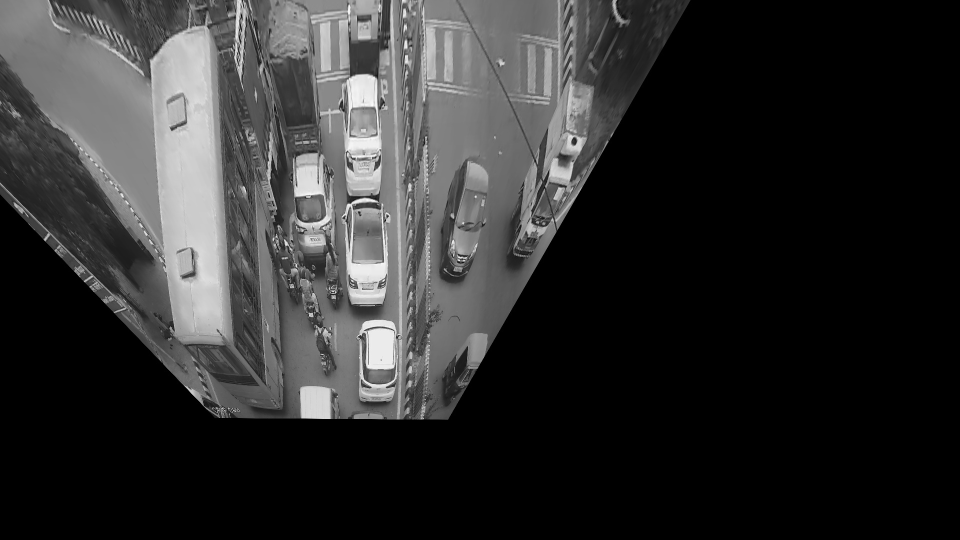
//> input picture Projected Frame.jpeg, 1920 x 1080 px (shown at 1/2 size)
$ ./subtask1 'Projected Frame.jpeg'   (built with g++ and OpenCV 4)
//> lines starting //> are read from the running program, lines starting //| are printed output that depends on the picture
#include <opencv2/opencv.hpp>
#include <iostream>
#include <stdexcept>

using namespace std;
using namespace cv;
// Comparator Function for sorting of Source points( As Clicked By User)
bool comp(pair<int,int> x,pair<int,int> y)
{
    if(x.second<y.second)
        return true;
    if(x.second == y.second)
    {
        return x.first<y.first;
    }
    return false;
}

// Global Vectors for storing points
vector<Point2f> source_pts,destination_pts;
vector<pair<int,int>> source_pts_temp,destination_pts_temp;

// Global Variable for storing number of times left mouse button is clicked on the displayed image
int number_of_mouse_clicks = 0;

// Processing Clicked Points
void CLICKDETECTION(int event, int x, int y, int flags, void* userdata)
{
    if( event == EVENT_LBUTTONDOWN and number_of_mouse_clicks < 4 )
    {
        source_pts_temp.push_back(make_pair(x,y));
        number_of_mouse_clicks++;
        if(number_of_mouse_clicks == 4)
        {
            destroyWindow("Original Frame");
        }
    }

}

// AutoScaling Destinantion Points according to size of image
/*
    We used Riju Ma'am destination point coordinates. But if original image has small size then there could be a issue of
    going out of boundary. So to accomodate that we scaled the destination points using the normal image size as 1920x1080.
*/
void AutoScaling (int a , int b) {
    for (int i = 0; i<4 ; i++){
        destination_pts_temp[i].first = destination_pts_temp[i].first*a/1920;
        destination_pts_temp[i].second = destination_pts_temp[i].second*b/1080;
        int x = destination_pts_temp[i].first;
        int y = destination_pts_temp[i].second;
        destination_pts.push_back(Point2f(x,y));
    }
}


int main(int argc, char** argv)
{

     if(argc < 2)
     {
        cout<<"Please specify a File name in the format : ./subtask1 $(filename) or"<<endl;
        cout<<"To Compile and Execute Type Command : make -B subtask1 file=$(filename)\nTo Compile Type Command : make -B subtask1_compile"<<endl;
        throw std::invalid_argument( "Wrong Command Line Argument");
          return -1;
     }

     if(argc > 2)
     {
        cout<<"Too Many Arguments. Enter a single Filename"<<endl;
        cout<<"To Execute Type Command : ./subtask1 $(filename) or"<<endl;
        cout<<"To Compile and Execute Type Command : make -B subtask1 file=$(filename)\nTo Compile Type Command : make -B subtask1_compile"<<endl;
        throw std::invalid_argument( "Wrong Command Line Argument");
        return -1;
     }

    // Reading Image
     Mat img = imread(argv[1], IMREAD_GRAYSCALE);
//> img is the input picture: 1080 rows x 1920 cols, CV_8UC1; min 0, max 255, mean 47.5

    // Error Reading Image
    if ( !img.data )
    {
        throw std::invalid_argument( "Image File not found or unable to open");
        return -1;
    }

    // Creating a Window Frame
    namedWindow("Original Frame",  WINDOW_AUTOSIZE);

    // Detecting a Mouse Click
    setMouseCallback("Original Frame", CLICKDETECTION, NULL);

    // Showing the Image Frame
    imshow("Original Frame", img);

    // Storing size of image for Autoscaling
    int width_of_inputimage = img.cols; // x coordinate
//> width_of_inputimage = 1920
    int height_of_inputimage=img.rows;  // y coordinate
//> height_of_inputimage = 1080

    // Storing Points in the order (Top Left,Top Right,Bottom Left,Bottom Right)
    destination_pts_temp = {make_pair(472,52),make_pair(800,52),make_pair(472,830),make_pair(800,830)};

    /*
        Automatially Closing the image frame when user clicks 4 points(handled in CLICKDETECTION function).
        If 4 clicks not detected on the frame and the frame is closed or a key is pressed then raising an exception.

    */
    waitKey(0);
//> the left mouse button is pressed and released at (480, 270)
//> the left mouse button is pressed and released at (1440, 270)
//> the left mouse button is pressed and released at (1440, 810)
//> the left mouse button is pressed and released at (480, 810)
    if(cv::getWindowProperty("Original Frame",cv::WND_PROP_VISIBLE)!=1 and number_of_mouse_clicks < 4)
    {
        throw std::invalid_argument( "Image Closed before selecting 4 points");
        return -1;
    }

    // Ordering the Points Clicked by the user according to (Top Left,Top Right,Bottom Left,Bottom Right)
    sort(source_pts_temp.begin(),source_pts_temp.end(),comp);
    sort(source_pts_temp.begin(),source_pts_temp.begin()+2);
    sort(source_pts_temp.begin()+2,source_pts_temp.end());

    // Storing Source points in the OpenCV coordinates format
    for(int i = 0; i< 4; i++)
    {
        source_pts.push_back(Point2f(source_pts_temp[i].first,source_pts_temp[i].second));
    }

    //Calling the autoscaling Function
    AutoScaling(width_of_inputimage,height_of_inputimage);

    // Finding the homography matrix for given 2 set of points
    Mat homography = findHomography(source_pts,destination_pts);

    // Defining Matrix for the projected image
    Mat projected_image;

    // Correcting the Camera Angle based on the found Homography Matrix
    warpPerspective(img,projected_image,homography,img.size());
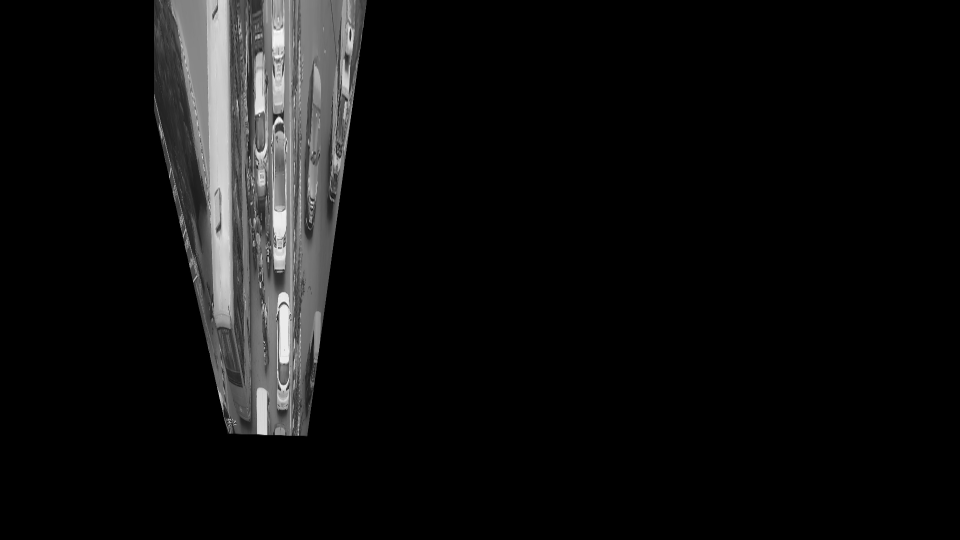
//> projected_image: 1080 rows x 1920 cols, CV_8UC1 (shown at 1/2 size); min 0, max 253, mean 14.9

    // Writing and Saving the Image
    imwrite("Projected Frame.jpg",projected_image);

    // Creating a Window Frame
    namedWindow("Projected Image", WINDOW_AUTOSIZE);

    // Showing the Projected Image
    imshow("Projected Image",projected_image);

    waitKey(0);

    // Destroying any Existing Window
    destroyAllWindows();

    // Defining the Cropped Coordinates for Cropping the Image
    Rect cropped_coordinates;

    //Setting the Top Left Coordinate from where the Image will be Cropped
    cropped_coordinates.x = destination_pts_temp[0].first;
    cropped_coordinates.y = destination_pts_temp[0].second;

    // Size of the Cropped Image
    cropped_coordinates.width = destination_pts_temp[1].first - destination_pts_temp[0].first;
    cropped_coordinates.height = destination_pts_temp[2].second - destination_pts_temp[0].second;

    // Forming the Matrix for Cropped Image
    Mat crop = projected_image(cropped_coordinates);
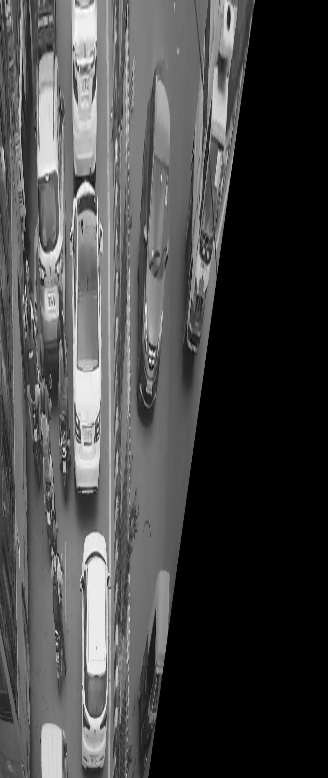
//> crop: 778 rows x 328 cols, CV_8UC1; min 0, max 253, mean 70.3

    // Writing and Saving the Cropped Image
    imwrite("Cropped Image.jpg",crop);

    //Creating a Window
    namedWindow("CROPPED IMAGE", WINDOW_AUTOSIZE);

    // Showing the Cropped Image
    imshow("CROPPED IMAGE",crop);
    waitKey(0);

    // Destroying any Existing Window
    destroyAllWindows();

    return 0;
}
